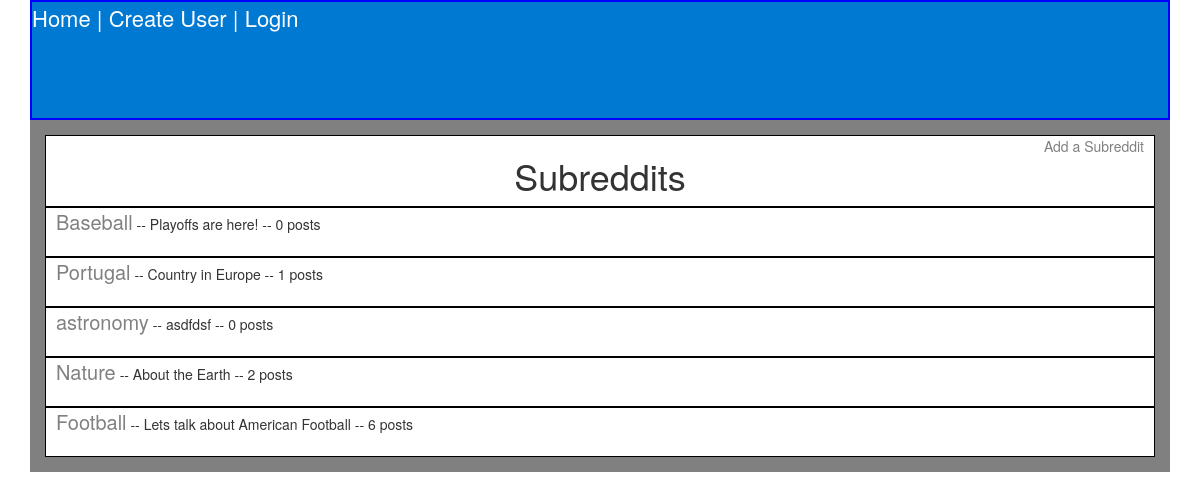
/, run on an earlier commit of the app's database.
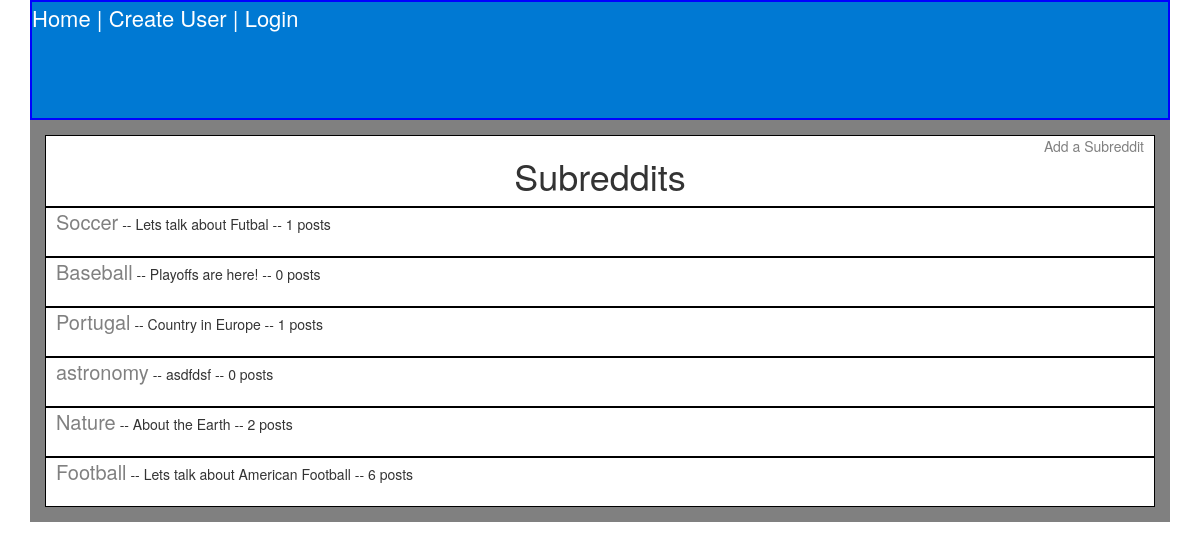
And on a later commit of the database.
### app/models.py (models this page shows, shortened)
class Subreddit(models.Model):
    name = models.CharField(max_length = 40)
    description = models.CharField(max_length = 40)
    creation_time = models.DateTimeField(auto_now_add=True)
    @property
    def current_count(self):
        posts = Post.objects.filter(subreddit = self)
        return posts.count()

### app/views.py (the view)
# urls.py: url(r'^$', SubredditView.as_view(), name="subreddits_view"),
class SubredditView(ListView):
    template_name = "subreddits.html"
    model = Subreddit
    def get_context_data(self):
        context = super().get_context_data()
        subs = Subreddit.objects.all()
        order = sorted(subs, key=operator.attrgetter('creation_time'))
        order.reverse()
        context["twenty"] = order
        return context

### templates/subreddits.html
{% extends 'base.html' %}
    {% block content %}
      <div class="title">
<a href="{%url 'subreddit_create_view'%}">Add a Subreddit</a>
      <h1>Subreddits</h1>
    </div>
      {% for sub in twenty %}
  <div class="sub_item">
        <a href="{%url 'post_list_view' sub.id %}">{{sub.name}}</a> --
        {{ sub.description }} -- {{ sub.current_count }} posts
  </div>
      {% endfor %}
        {% endblock %}

What changed in the data, as far as the page shows it:
added Subreddit: name "Soccer", description "Lets talk about Futbal", current_count "1"
